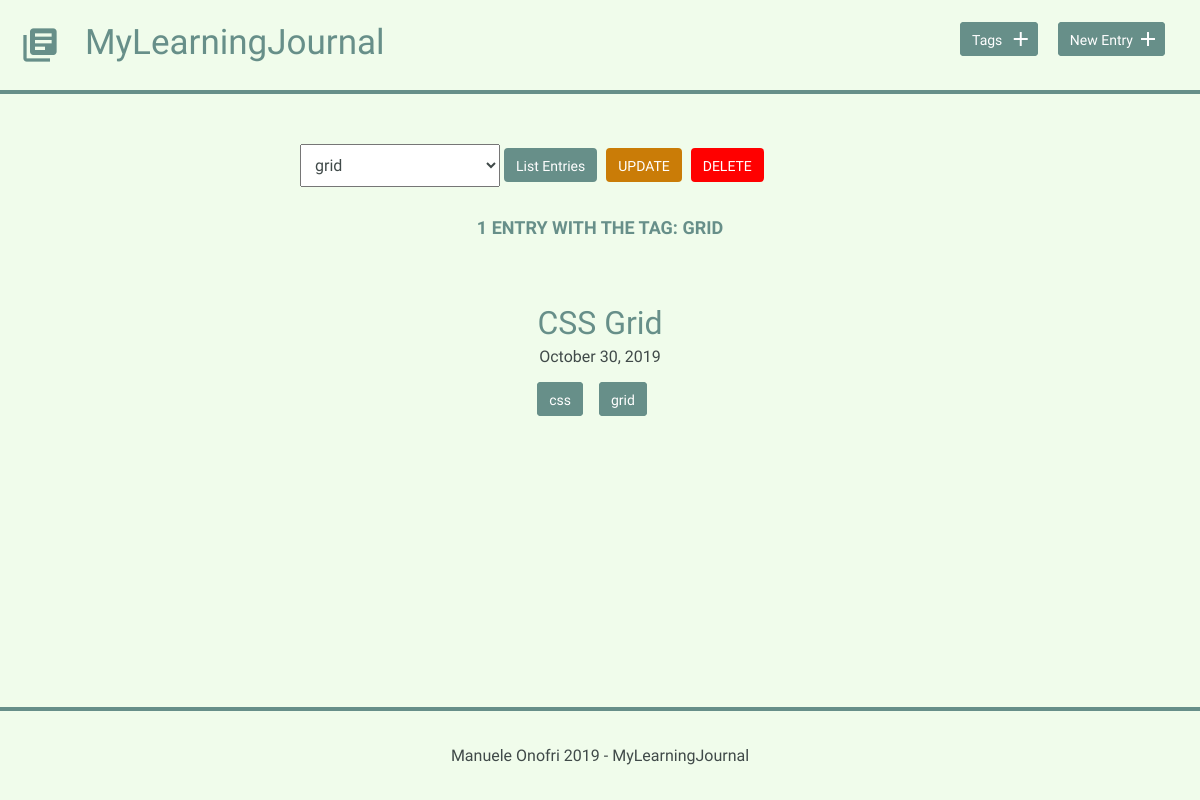
Page /tags.php?id=18 on the committed database.
### tables this page shows
CREATE TABLE "tags" (
	"id"	INTEGER NOT NULL PRIMARY KEY AUTOINCREMENT,
	"name"	TEXT NOT NULL UNIQUE
);

CREATE TABLE "entries" (
	`id`	INTEGER,
	`title`	TEXT,
	`date`	TEXT,
	`time_spent`	INTEGER,
	`learned`	BLOB,
	`resources`	BLOB,
	PRIMARY KEY(`id`)
);

### inc/functions.php (called while the page is built, shortened)
<?php
function get_entries_per_tag($tag_id) {
    include('connection.php');
    try {
        $results = $db->query('SELECT entries.* FROM entries JOIN entries_tags
                                ON entries.id = entries_tags.entries_id
                                WHERE entries_tags.tags_id = ?
                                ORDER BY entries.date DESC');
        $results->bindValue(1, $tag_id, PDO::PARAM_INT);
        $results->execute();
    } catch (Exception $e) {
       $e->getMessage();
    }
    $entries = $results->fetchAll(PDO::FETCH_ASSOC);
    return $entries;
}
function get_tags_per_entry($entry_id) {
    include('connection.php');
    try {
        $results = $db->query('SELECT tags.name, tags.id FROM tags JOIN entries_tags
                                ON tags.id = entries_tags.tags_id
                                WHERE entries_tags.entries_id = ?');
        $results->bindValue(1, $entry_id, PDO::PARAM_INT);
        $results->execute();
    } catch (Exception $e) {
       $e->getMessage();
    }
    $tags = $results->fetchAll(PDO::FETCH_ASSOC);
    return $tags;
}
function get_tags() {
    include('connection.php');
    try {
        $results = $db->query('SELECT name FROM tags ORDER BY name');
    } catch (Exception $e) {
       $e->getMessage();
    }
    $tags = array_map(function($t) { return $t['name'];}, $results->fetchAll(PDO::FETCH_ASSOC));
    return $tags;
}
function get_tag($tag_id) {
    include('connection.php');
    try {
        $result = $db->prepare('SELECT name FROM tags WHERE id = ?');
        $result->bindValue(1, $tag_id, PDO::PARAM_INT);
        $result->execute();
    } catch (Exception $e) {
        $e->getMessage();
    }
    $tag_name = $result->fetch(PDO::FETCH_ASSOC);
    return $tag_name;
}

### inc/entriesList.php (the view)
<div class="entry-list">
    <?php
    foreach ($entries as $entry) {
    $tags = get_tags_per_entry($entry['id']);
    ?>
        <article>
            <h2>
                <a href="detail.php?id=<?php echo $entry['id']; ?>">
                    <?php echo $entry['title']; ?>
                </a>
            </h2>
            <time datetime="<?php echo $entry['date']; ?>">
                <?php echo strftime("%B %e, %G", strtotime($entry['date'])); ?>
            </time>
            <?php
            if (!empty($tags)) {
                echo "<div class='tags-list'>";
                foreach ($tags as $tag) {
                    echo "<a href='tags.php?id=" . $tag['id'] . "' class='button button-tag'>" . $tag['name'] . "</a>";
                }
                echo "</div>";
            }
            ?>
        </article>
    <?php } ?>
</div>

### tags.php (shortened to what this page needs)
<?php
include('inc/functions.php');
$tags = get_tags();
if (isset($_GET['id'])) {
    $tag_id = filter_input(INPUT_GET, 'id', FILTER_SANITIZE_NUMBER_INT);
    $tag_name = get_tag($tag_id)['name'];
    $entries = get_entries_per_tag($tag_id);
}
include('inc/header.php');
?>
<div class="tags-control">
    <form action="tags.php" method="post">
        <select name="tag">
        <?php
        foreach ($tags as $tag) {
            if (isset($tag_id) && ($tag == $tag_name)) {
                echo "<option value='$tag' selected>$tag</option>";
            } else {
                echo "<option value='$tag'>$tag</option>";
            }
        }
        ?>
        </select>
        <input class="button" type="submit" name="submit" value="List Entries" />
        <input class="button button-update" type="submit" name="update" value="Update" />
        <input class="button button-delete" type="submit" name="delete" value="Delete" onclick="return confirm('Are you sure you want to delete the selected tag?')" />
    </form>
</div>
<?php
if (isset($entries)) {
    $entries_number = count($entries);
    if ($entries_number > 0) {
        if ($entries_number == 1) {
            echo "<h4>$entries_number entry with the tag: $tag_name</h4>";
        } else {
            echo "<h4>$entries_number entries with the tag: $tag_name</h4>";
        }
        include('inc/entriesList.php');
    } else {
        echo "<h4>No entries with the tag: $tag_name</h4>";
    }
}
?>
<?php include('inc/footer.php'); ?>

### css/site.css (style rules this page uses)
body { font-size: 16px; color: #404a49; font-family: 'Cousine', serif; font-weight: 400; background-color: rgb(240, 252, 235); position: relative; min-height: 100vh; }
.tags-control { display: box; width: 600px; margin: 50px auto 0; }
.button { padding: 8px 10px 6px 10px; background: #678f89; border: 2px solid #678f89; border-radius: 4px; text-decoration: none; color: #FFF; position: relative; text-align: center; font-size: 14px; }
.button-delete { text-transform: uppercase; background-color: rgb(255, 0, 0); border-color: rgb(255, 0, 0); }
.button-update { text-transform: uppercase; background-color: #ca7c07; border-color: #ca7c07; }
.button-tag { margin-right: 1rem; }
h1, h2, h3, h4 { margin: 0; font-weight: 400; line-height: 1em; color: #000; }
h2 { font-size: 32px; }
h2 a { text-decoration: none; color: #678f89; }
h4 { font-size: 18px; font-family: 'Work Sans', serif; font-weight: 600; text-transform: uppercase; text-align: center; color: #678f89; margin-top: 2rem; }
.entry-list, .edit-entry, .new-entry, .edit-tag { max-width: 800px; margin: 0 auto; padding: 70px 0 150px 0; }
.entry-list article { margin-bottom: 70px; text-align: center; }
.entry-list article:last-child { margin-bottom: 0; }
.entry-list article h2 { margin-bottom: 8px; }
.tags-list { margin-top: 1.5rem; }
input[type=submit] { margin-right: 5px; }
select { padding: 10px; width: 200px; }

### rows in the picture
tags: tag "grid", name "GRID"
entries: title "CSS Grid", date "October 30, 2019", name "css", name "grid"

### other values in the picture
$entries_number "1"
